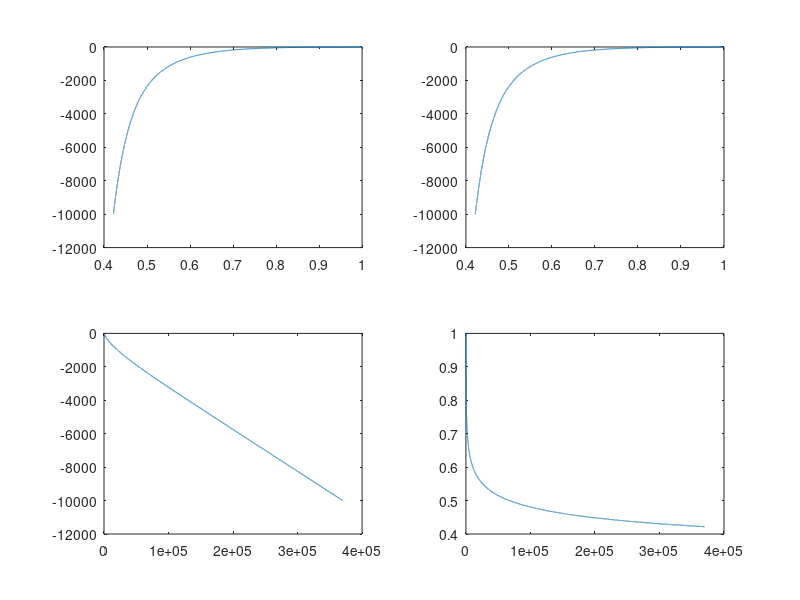
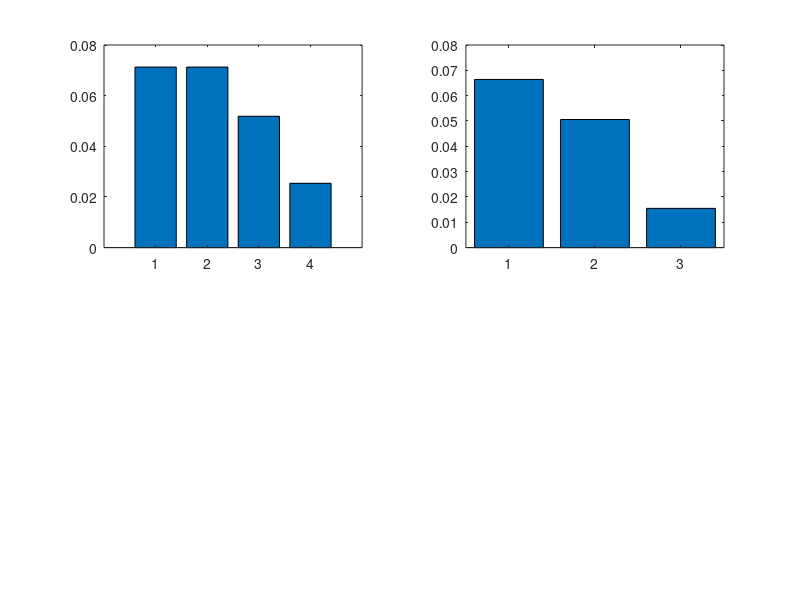

Write the MATLAB code that produced these figures, in order.
clear all
close all

a=100; % [1e-1-1e5] yrs
nu=0.1;% [0.1-2]
w0=0.1;% [10 1e-4] cm/yr
Db0=25;% [0.1 30] cm2/yr
OC0=1; % [0.01-30] wt%
beta=1e-3; %[1e-5 1e-7] por(z)=por0*exp(-beta*z)
por0=0.75; % [0.5 0.9]

zmax=10000;
zbio=10; 



for z=1:zmax+1
    depth=z-1
    por(z)=por0*exp(-beta*depth);
    if (depth<zbio)
        k=nu/a;
        oc(z)=OC0*exp((w0-sqrt(w0*w0+4.0*Db0*k))/(2.0*Db0)*depth);
        f(z)=oc(z)/OC0;
        age(z)=0;
    else
        age(z)=(depth+1.0/beta*por0*(exp(-beta*depth)-1))/(w0*(1-por0));
        oc(z)=oc(zbio)*(a/(a+age(z)))^nu;
        f(z)=oc(z)/OC0;
    end
end

I10=max(find(age<10));
I100=max(find(age<100));
I1000=max(find(age<1000));
I10000=max(find(age<10000));

F(1)=por(I10)*w0*oc(I10)
FF10=f(I10)
F(2)=por(I100)*w0*oc(I100)
FF100=f(I100)
F(3)=por(I1000)*w0*oc(I1000)
FF1000=f(I1000)
F(4)=por(I10000)*w0*oc(I10000)
FF10000=f(I10000)

dF(1)=por(11)*w0*oc(11)
dFF10=f(11)
dF(2)=por(101)*w0*oc(101)
dFF100=f(101)
dF(3)=por(1001)*w0*oc(1001)
dFF1000=f(1001)
%dF(4)=por(10001)*w0*oc(10001)
%dFF10000=f(10001)


figure
subplot(2,2,1)
plot(oc,-(1:zmax+1))

subplot(2,2,2)
plot(f,-(1:zmax+1))

subplot(2,2,3)
plot(age,-(1:zmax+1))

subplot(2,2,4)
plot(age, f)

figure
subplot(2,2,1)
bar(F)
subplot(2,2,2)
bar(dF)